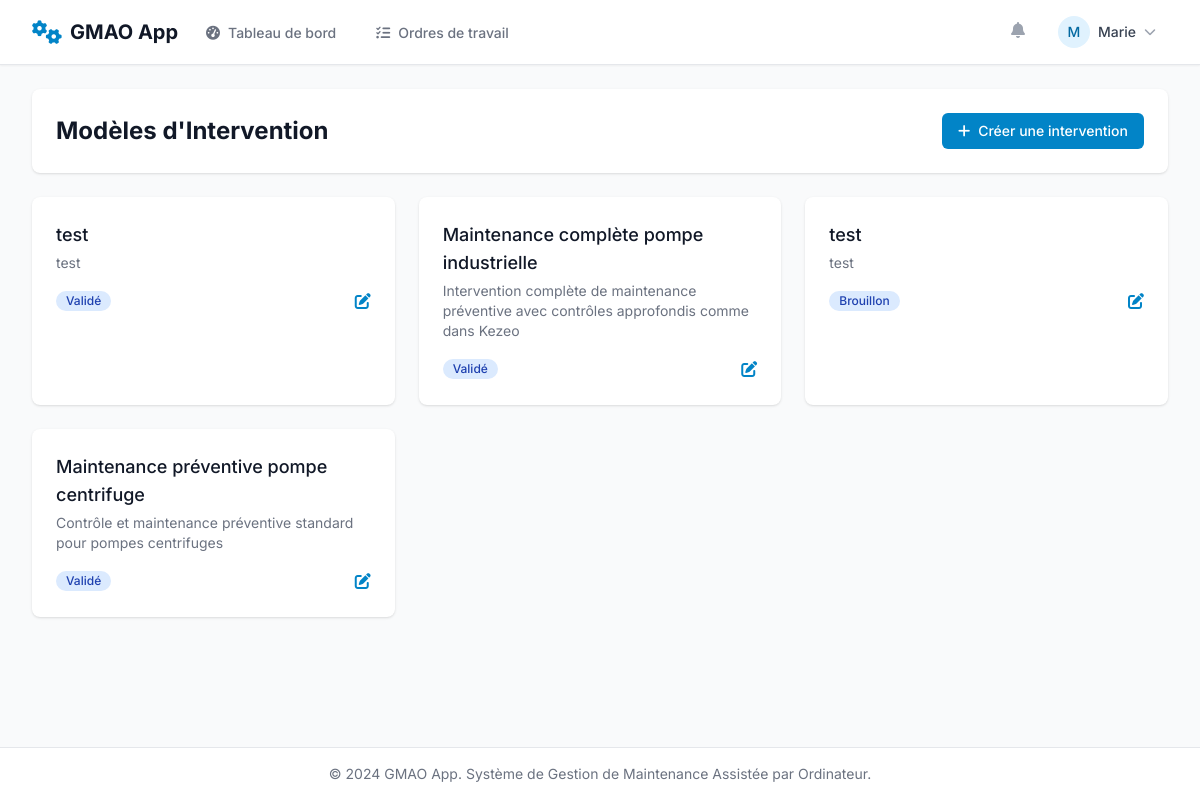
/interventions/ (signed in), run on the app's committed database.
### core/models.py (models this page shows, shortened)
class Intervention(models.Model):
    STATUT_CHOIX = [
        ('DRAFT', 'Brouillon'),
        ('VALIDATED', 'Validé'),
        ('ARCHIVED', 'Archivé'),
    ]
    nom = models.CharField(max_length=255)
    description = models.TextField(blank=True, null=True, help_text="Décrivez l'objectif général de cette intervention.")
    statut = models.CharField(max_length=20, choices=STATUT_CHOIX, default='DRAFT')
    duree_estimee_heures = models.PositiveIntegerField(default=1, help_text="Durée estimée de l'intervention en heures.")
    techniciens_requis = models.PositiveIntegerField(default=1, help_text="Nombre de techniciens nécessaires.")
    competences_requises = models.ManyToManyField(Competence, blank=True, help_text="Compétences suggérées pour réaliser cette intervention.")
    pieces_necessaires = models.ManyToManyField(PieceDetachee, blank=True, help_text="Nomenclature des pièces habituellement nécessaires.")

### core/views.py (the view)
# urls.py: path('interventions/', views.liste_interventions, name='liste_interventions'),
@login_required
@user_passes_test(is_manager_or_admin)
def liste_interventions(request):
    query = request.GET.get('search', '')
    interventions_list = Intervention.objects.all()
    if query:
        interventions_list = interventions_list.filter(
            Q(nom__icontains=query) |
            Q(description__icontains=query)
        )
    interventions_list = interventions_list.order_by('-id')
    paginator = Paginator(interventions_list, 6)
    page_number = request.GET.get('page')
    page_obj = paginator.get_page(page_number)
    context = {
        'interventions_page': page_obj,
        'search_query': query,
    }
    return render(request, 'core/intervention/liste_interventions.html', context)

### core/views.py (called while the page is built)
def is_manager_or_admin(user):
    if not user.is_authenticated:
        return False
    try:
        return user.profil.role in ['MANAGER', 'ADMIN']
    except:
        return False

### templates/core/intervention/liste_interventions.html (shortened to what this page needs)
{% extends 'core/base.html' %}
{% block content %}
<div class="space-y-6">
    <div class="bg-white shadow rounded-lg p-6">
        <div class="flex items-center justify-between">
            <h1 class="text-2xl font-bold text-gray-900">Modèles d'Intervention</h1>
            <a href="{% url 'creer_intervention' %}" class="bg-gmao-600 hover:bg-gmao-700 text-white px-4 py-2 rounded-md text-sm font-medium flex items-center">
                <i class="fas fa-plus mr-2"></i>
                Créer une intervention
            </a>
        </div>
    </div>
    <div class="grid grid-cols-1 gap-6 sm:grid-cols-2 lg:grid-cols-3">
        {% for intervention in interventions_page %}
        <div class="bg-white overflow-hidden shadow rounded-lg">
            <div class="px-4 py-5 sm:p-6">
                <h3 class="text-lg font-medium text-gray-900">
                    <a href="{% url 'intervention_detail' intervention.pk %}" class="hover:text-gmao-600">
                        {{ intervention.nom }}
                    </a>
                </h3>
                <p class="mt-1 text-sm text-gray-500">{{ intervention.description|default:"Aucune description." }}</p>
                <div class="mt-4 flex items-center justify-between">
                    <span class="inline-flex items-center px-2.5 py-0.5 rounded-full text-xs font-medium bg-blue-100 text-blue-800">
                        {{ intervention.get_statut_display }}
                    </span>
                    <div class="flex space-x-2">
                        <a href="{% url 'intervention_detail' intervention.pk %}" class="text-gmao-600 hover:text-gmao-900">
                            <i class="fas fa-edit"></i>
                        </a>
                    </div>
                </div>
            </div>
        </div>
        {% endfor %}
    </div>
</div>
{% endblock %}

### templates/core/base.html (shortened to what this page needs)
{% load static %}
{% load i18n %}
<!DOCTYPE html>
<html lang="fr" class="h-full bg-gray-50">
<head>
    <script src="https://cdn.tailwindcss.com"></script>
    <link rel="stylesheet" href="https://cdnjs.cloudflare.com/ajax/libs/font-awesome/6.4.0/css/all.min.css">
</head>
<body class="h-full bg-gray-50 min-h-screen flex flex-col min-h-screen">
    <nav class="bg-white shadow-sm border-b border-gray-200">
        <div class="max-w-7xl mx-auto px-4 sm:px-6 lg:px-8">
            <div class="flex justify-between h-16">
                <div class="flex">
                    <div class="flex-shrink-0 flex items-center">
                        <a href="{% url 'dashboard' %}" class="flex items-center space-x-2">
                            <i class="fas fa-cogs text-gmao-600 text-2xl"></i>
                            <span class="text-xl font-bold text-gray-900">GMAO App</span>
                        </a>
                    </div>
                    {% if user.is_authenticated %}
                    <div class="hidden sm:ml-6 sm:flex sm:space-x-8">
                        <a href="{% url 'dashboard' %}"
                           class="{% if request.resolver_match.url_name == 'dashboard' %}border-gmao-500 text-gray-900{% else %}border-transparent text-gray-500 hover:border-gray-300 hover:text-gray-700{% endif %} inline-flex items-center px-1 pt-1 border-b-2 text-sm font-medium">
                            <i class="fas fa-tachometer-alt mr-2"></i>
                            Tableau de bord
                        </a>
                        <a href="{% url 'liste_ordres_travail' %}"
                           class="{% if 'ordre' in request.resolver_match.url_name %}border-gmao-500 text-gray-900{% else %}border-transparent text-gray-500 hover:border-gray-300 hover:text-gray-700{% endif %} inline-flex items-center px-1 pt-1 border-b-2 text-sm font-medium">
                            <i class="fas fa-tasks mr-2"></i>
                            Ordres de travail
                        </a>
                    </div>
                    {% endif %}
                </div>
                {% if user.is_authenticated %}
                <div class="hidden sm:ml-6 sm:flex sm:items-center">
                    <button type="button" class="bg-white p-1 rounded-full text-gray-400 hover:text-gray-500 focus:outline-none focus:ring-2 focus:ring-offset-2 focus:ring-gmao-500">
                        <i class="fas fa-bell h-6 w-6"></i>
                    </button>
                    <div class="ml-3 relative">
                        <div class="dropdown inline-block relative">
                            <button class="bg-white rounded-full flex text-sm focus:outline-none focus:ring-2 focus:ring-offset-2 focus:ring-gmao-500 items-center space-x-2 px-3 py-2 hover:bg-gray-50">
                                <div class="h-8 w-8 rounded-full bg-gmao-100 flex items-center justify-center">
                                    <span class="text-sm font-medium text-gmao-700">
                                        {{ user.first_name.0|default:user.username.0|upper }}
                                    </span>
                                </div>
                                <span class="text-gray-700 text-sm font-medium">{{ user.first_name|default:user.username }}</span>
                                <i class="fas fa-chevron-down text-gray-400 text-xs"></i>
                            </button>
                        </div>
                    </div>
                </div>
                {% endif %}
            </div>
        </div>
    </nav>
    <main class="max-w-7xl px-4 mx-auto py-6 px-4 sm:px-6 lg:px-8 flex-grow">
        {% block content %}
        {% endblock %}
    </main>
                <footer class="bg-white border-t border-gray-200">
                    <div class="max-w-7xl mx-auto py-4 px-4 sm:px-6 lg:px-8">
                    <div class="text-center text-sm text-gray-500">
                        © 2024 GMAO App. Système de Gestion de Maintenance Assistée par Ordinateur.
                    </div>
                    </div>
                </footer>
</body>
</html>

### data on the page
Intervention: nom "test", description "test", statut "Validé"
Intervention: nom "Maintenance complète pompe industrielle", description "Intervention complète de maintenance préventive avec contrôles approfondis comme dans Kezeo", statut "Validé"
Intervention: nom "test", description "test", statut "Brouillon"
Intervention: nom "Maintenance préventive pompe centrifuge", description "Contrôle et maintenance préventive standard pour pompes centrifuges", statut "Validé"

### other printed values
{{ user.first_name.0|default:user.username.0|upper }} "M"
{{ user.first_name|default:user.username }} "Marie"
